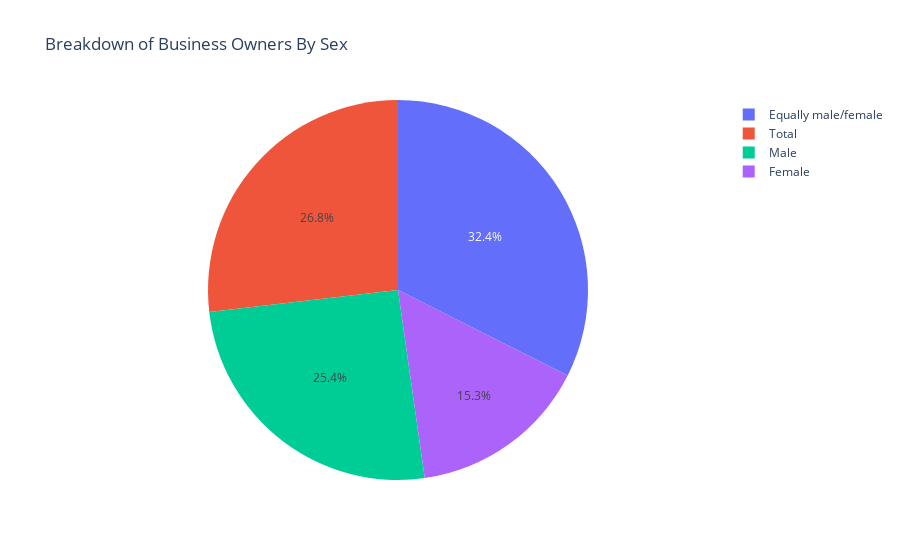

Notebook cell for this chart:
### Code cell
#Development of Sex Breakdown of Owners Pie Chart
sex=business_df[(business_df.SEX!='096')&(business_df.SEX!='098')] #filter out Classifiable and Unclassifiable instances
fig_sex=px.pie(sex,values=list(sex['SEX']),names='SEX_LABEL',title='Breakdown of Business Owners By Sex')
fig_sex.show()

### Figure 1 — Plotly figure (JSON) as saved in the notebook; plotly's stock layout.template omitted (floating-point values rounded to 4 significant figures; data arrays with more than 128 entries replaced by an {"elided": "..."} marker saying what was removed)
{"data": [{"domain": {"x": [0, 1], "y": [0, 1]}, "hovertemplate": "SEX_LABEL=%{label}<br>value=%{value}<extra></extra>", "labels": {"elided": "2533 str values"}, "legendgroup": "", "name": "", "showlegend": true, "type": "pie", "values": {"elided": "2533 str values"}}], "layout": {"legend": {"tracegroupgap": 0}, "title": {"text": "Breakdown of Business Owners By Sex"}}}
